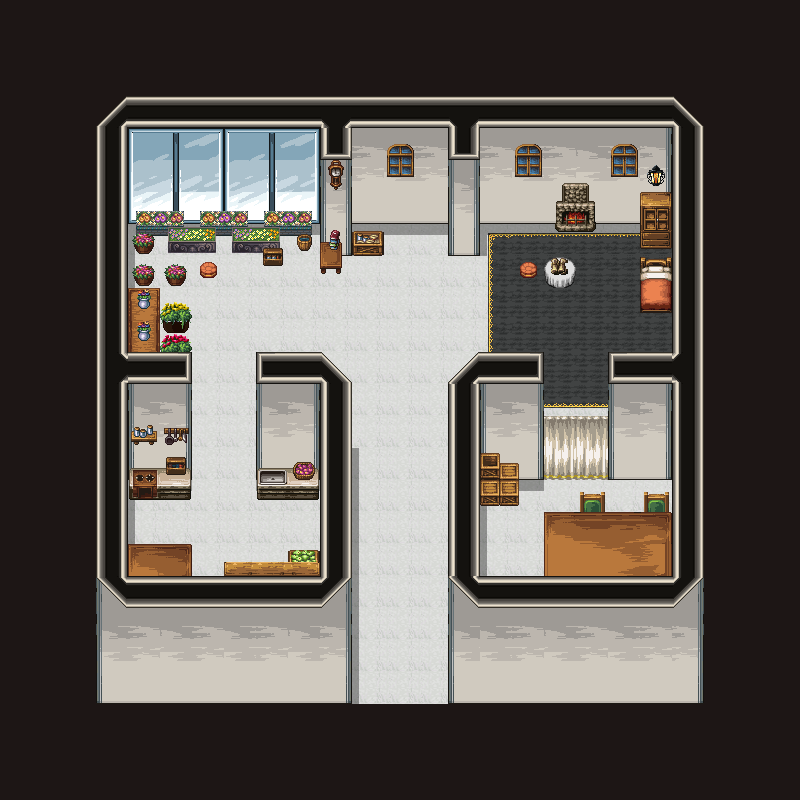

This game map was drawn from its Tiled (.tmx) file and the tilesets committed beside it. A one-line description and the trimmed map source follow:
An orthogonal 25x25 tile map with 32x32 px tiles, 13 tile layers (black, floor, carpet, wall1, ...).

<map version="1.9" tiledversion="1.9.1" orientation="orthogonal" renderorder="right-down" width="25" height="25" tilewidth="32" tileheight="32" infinite="0" nextlayerid="14" nextobjectid="1">
  <tileset firstgid="1" source="../23_tsx/Church_town.tsx" />
  <layer id="4" name="black" width="25" height="25">
    <data>[625 cells, 2 non-empty, 1 distinct tile ids]</data>
  </layer>
  <layer id="2" name="floor" width="25" height="25">
    <data>[625 cells, 359 non-empty, 1 distinct tile ids]</data>
  </layer>
  <layer id="9" name="carpet" width="25" height="25">
    <data>[625 cells, 36 non-empty, 6 distinct tile ids]</data>
  </layer>
  <layer id="3" name="wall1" width="25" height="25">
    <data>[625 cells, 188 non-empty, 35 distinct tile ids]</data>
  </layer>
  <layer id="11" name="shadow" width="25" height="25">
    <data>[625 cells, 36 non-empty, 3 distinct tile ids]</data>
  </layer>
  <layer id="8" name="furniture2" width="25" height="25">
    <data>[625 cells, 41 non-empty, 32 distinct tile ids]</data>
  </layer>
  <layer id="6" name="furniture1" width="25" height="25">
    <data>[625 cells, 40 non-empty, 25 distinct tile ids]</data>
  </layer>
  <layer id="10" name="furniture3" width="25" height="25">
    <data>[625 cells, 16 non-empty, 12 distinct tile ids]</data>
  </layer>
  <layer id="13" name="furniture4" width="25" height="25">
    <data>[625 cells, 3 non-empty, 3 distinct tile ids]</data>
  </layer>
  <layer id="7" name="chara" width="25" height="25">
    <data>[625 cells, 0 non-empty, 0 distinct tile ids]</data>
  </layer>
  <layer id="12" name="furniture5" width="25" height="25">
    <data>[625 cells, 16 non-empty, 15 distinct tile ids]</data>
  </layer>
  <layer id="5" name="wall2" width="25" height="25">
    <data>[625 cells, 26 non-empty, 10 distinct tile ids]</data>
  </layer>
  <layer id="1" name="black" width="25" height="25">
    <data>[625 cells, 264 non-empty, 1 distinct tile ids]</data>
  </layer>
</map>
